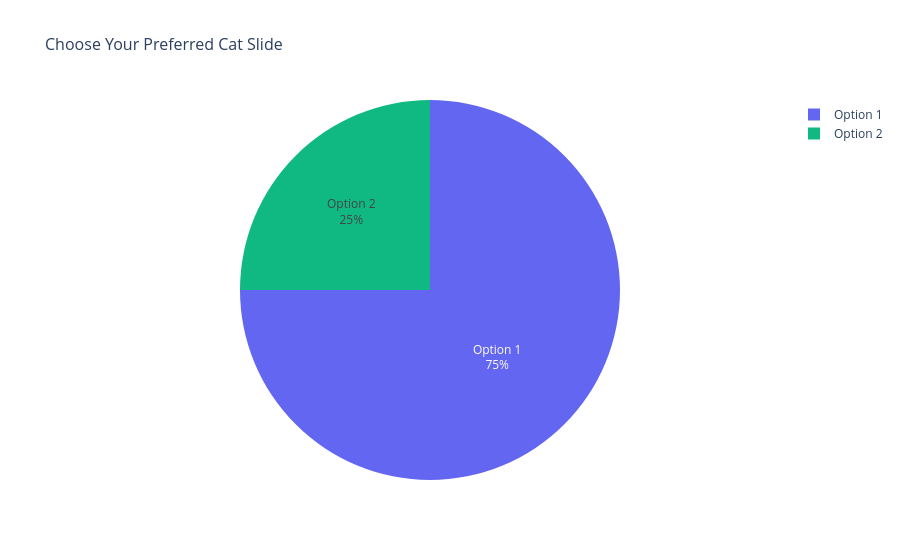
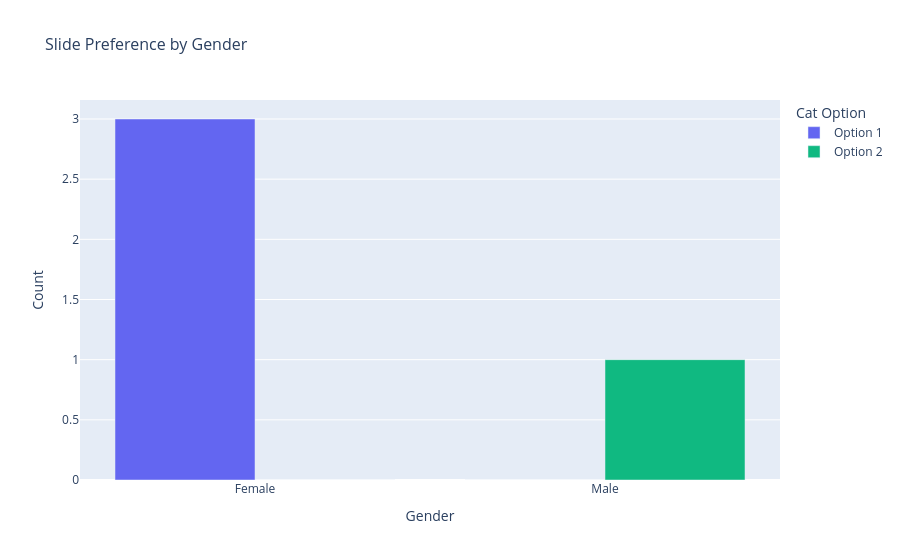
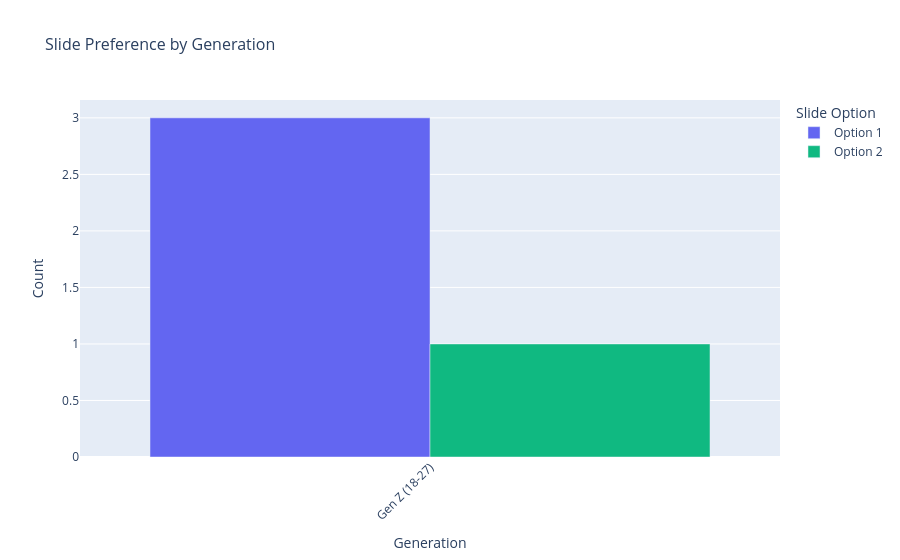
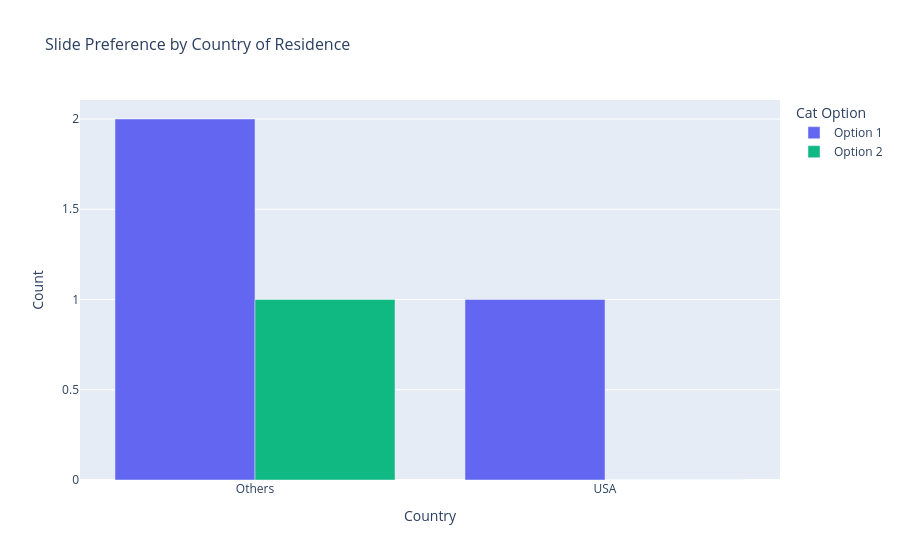

The cell these charts' notebook holds for them, in order:
### Code cell
# Fetch Prolific data and create visualizations
merged_df, figures = fetch_and_visualize_survey_results(config, df)

### Figure 1 — Plotly figure (JSON) as saved in the notebook; plotly's stock layout.template omitted (floating-point values rounded to 4 significant figures)
{"data": [{"domain": {"x": [0, 1], "y": [0, 1]}, "hovertemplate": "label=%{label}<br>value=%{value}<extra></extra>", "labels": ["Option 1", "Option 2"], "legendgroup": "", "marker": {"colors": ["#6366F1", "#10B981"]}, "name": "", "showlegend": true, "textinfo": "percent+label", "textposition": "inside", "type": "pie", "values": [3, 1]}], "layout": {"font": {"size": 12}, "legend": {"tracegroupgap": 0}, "showlegend": true, "title": {"font": {"size": 16}, "text": "Choose Your Preferred Cat Slide"}}}

### Figure 2 — Plotly figure (JSON) as saved in the notebook; plotly's stock layout.template omitted (floating-point values rounded to 4 significant figures)
{"data": [{"alignmentgroup": "True", "hovertemplate": "Slide Option=Option 1<br>Sex=%{x}<br>Count=%{y}<extra></extra>", "legendgroup": "Option 1", "marker": {"color": "#6366F1", "pattern": {"shape": ""}}, "name": "Option 1", "offsetgroup": "Option 1", "orientation": "v", "showlegend": true, "textposition": "auto", "type": "bar", "x": ["Female", "Male"], "xaxis": "x", "y": [3, 0], "yaxis": "y"}, {"alignmentgroup": "True", "hovertemplate": "Slide Option=Option 2<br>Sex=%{x}<br>Count=%{y}<extra></extra>", "legendgroup": "Option 2", "marker": {"color": "#10B981", "pattern": {"shape": ""}}, "name": "Option 2", "offsetgroup": "Option 2", "orientation": "v", "showlegend": true, "textposition": "auto", "type": "bar", "x": ["Female", "Male"], "xaxis": "x", "y": [0, 1], "yaxis": "y"}], "layout": {"barmode": "group", "font": {"size": 12}, "legend": {"title": {"text": "Cat Option"}, "tracegroupgap": 0}, "title": {"font": {"size": 16}, "text": "Slide Preference by Gender"}, "xaxis": {"anchor": "y", "domain": [0, 1], "title": {"text": "Gender"}}, "yaxis": {"anchor": "x", "domain": [0, 1], "title": {"text": "Count"}}}}

### Figure 3 — Plotly figure (JSON) as saved in the notebook; plotly's stock layout.template omitted (floating-point values rounded to 4 significant figures)
{"data": [{"alignmentgroup": "True", "hovertemplate": "Slide Option=Option 1<br>Generation=%{x}<br>Count=%{y}<extra></extra>", "legendgroup": "Option 1", "marker": {"color": "#6366F1", "pattern": {"shape": ""}}, "name": "Option 1", "offsetgroup": "Option 1", "orientation": "v", "showlegend": true, "textposition": "auto", "type": "bar", "x": ["Gen Z (18-27)"], "xaxis": "x", "y": [3], "yaxis": "y"}, {"alignmentgroup": "True", "hovertemplate": "Slide Option=Option 2<br>Generation=%{x}<br>Count=%{y}<extra></extra>", "legendgroup": "Option 2", "marker": {"color": "#10B981", "pattern": {"shape": ""}}, "name": "Option 2", "offsetgroup": "Option 2", "orientation": "v", "showlegend": true, "textposition": "auto", "type": "bar", "x": ["Gen Z (18-27)"], "xaxis": "x", "y": [1], "yaxis": "y"}], "layout": {"barmode": "group", "font": {"size": 12}, "legend": {"title": {"text": "Slide Option"}, "tracegroupgap": 0}, "title": {"font": {"size": 16}, "text": "Slide Preference by Generation"}, "xaxis": {"anchor": "y", "domain": [0, 1], "tickangle": -45, "title": {"text": "Generation"}}, "yaxis": {"anchor": "x", "domain": [0, 1], "title": {"text": "Count"}}}}

### Figure 4 — Plotly figure (JSON) as saved in the notebook; plotly's stock layout.template omitted (floating-point values rounded to 4 significant figures)
{"data": [{"alignmentgroup": "True", "hovertemplate": "Slide Option=Option 1<br>Country_Group=%{x}<br>Count=%{y}<extra></extra>", "legendgroup": "Option 1", "marker": {"color": "#6366F1", "pattern": {"shape": ""}}, "name": "Option 1", "offsetgroup": "Option 1", "orientation": "v", "showlegend": true, "textposition": "auto", "type": "bar", "x": ["Others", "USA"], "xaxis": "x", "y": [2, 1], "yaxis": "y"}, {"alignmentgroup": "True", "hovertemplate": "Slide Option=Option 2<br>Country_Group=%{x}<br>Count=%{y}<extra></extra>", "legendgroup": "Option 2", "marker": {"color": "#10B981", "pattern": {"shape": ""}}, "name": "Option 2", "offsetgroup": "Option 2", "orientation": "v", "showlegend": true, "textposition": "auto", "type": "bar", "x": ["Others", "USA"], "xaxis": "x", "y": [1, 0], "yaxis": "y"}], "layout": {"barmode": "group", "font": {"size": 12}, "legend": {"title": {"text": "Cat Option"}, "tracegroupgap": 0}, "title": {"font": {"size": 16}, "text": "Slide Preference by Country of Residence"}, "xaxis": {"anchor": "y", "domain": [0, 1], "title": {"text": "Country"}}, "yaxis": {"anchor": "x", "domain": [0, 1], "title": {"text": "Count"}}}}
